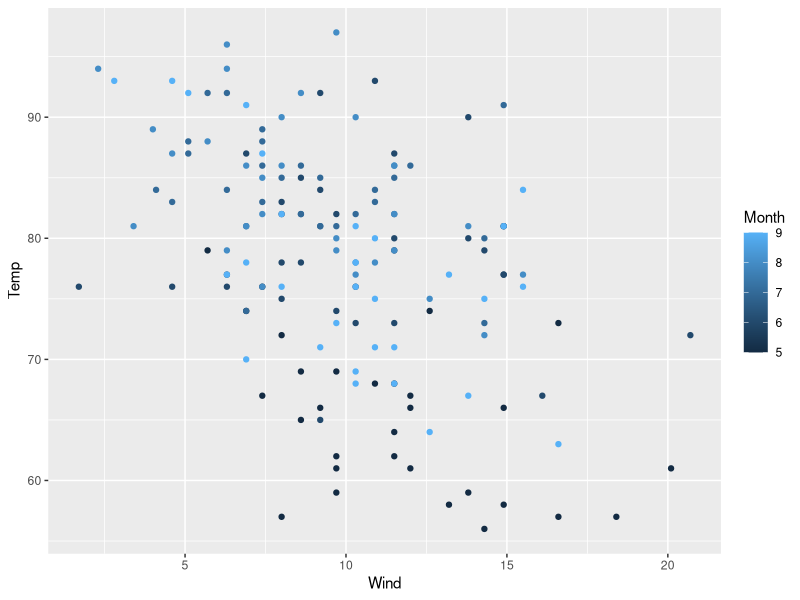
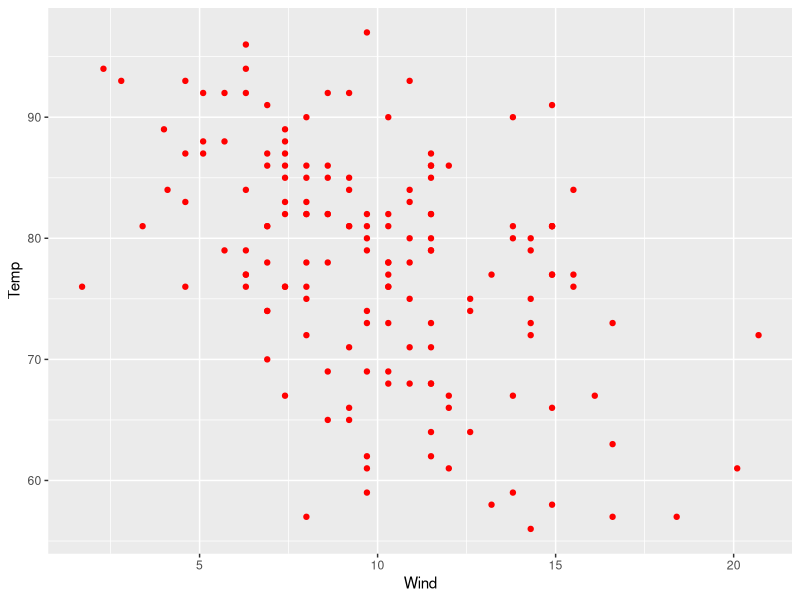
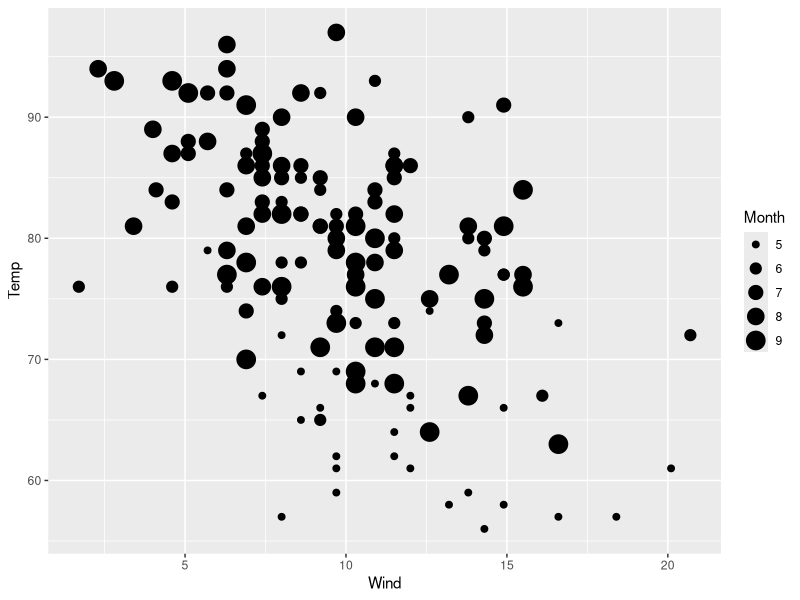
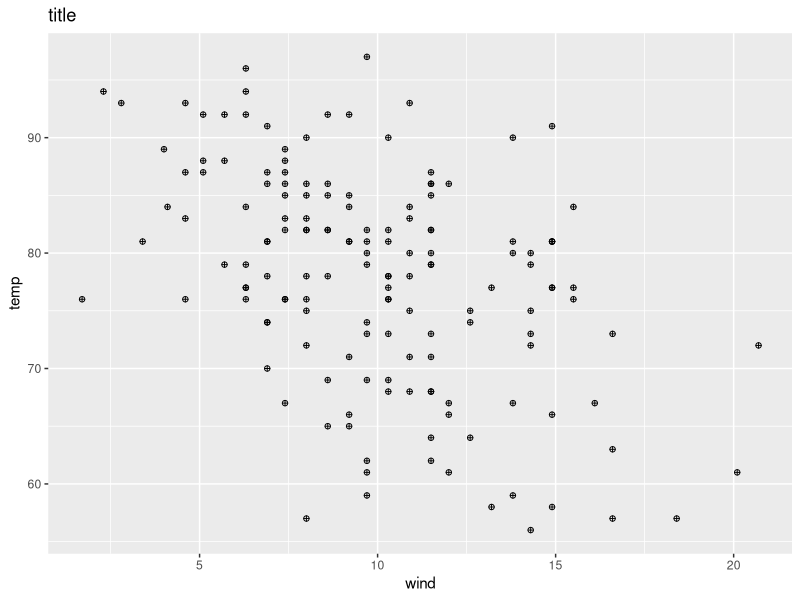
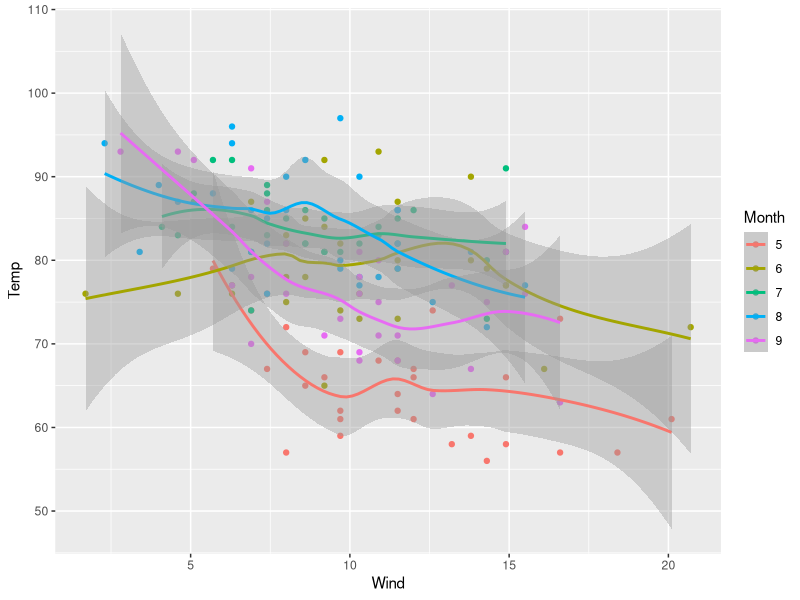
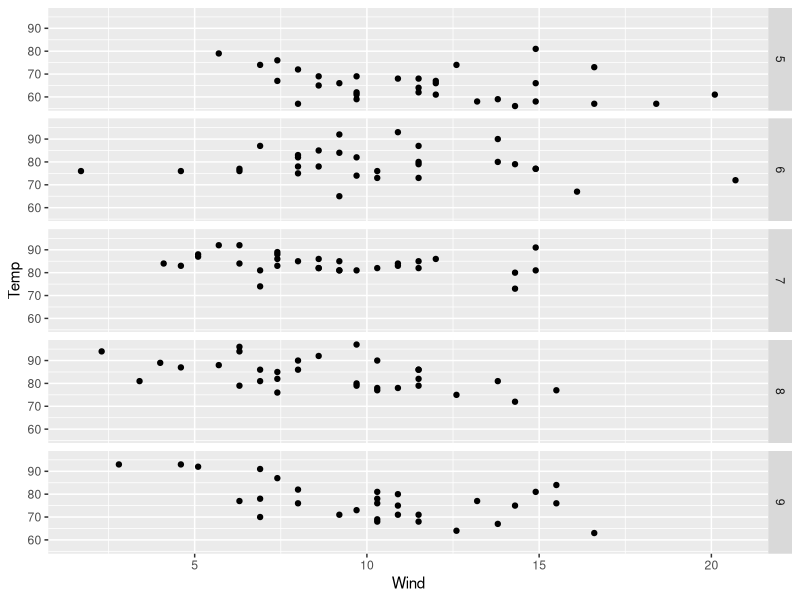
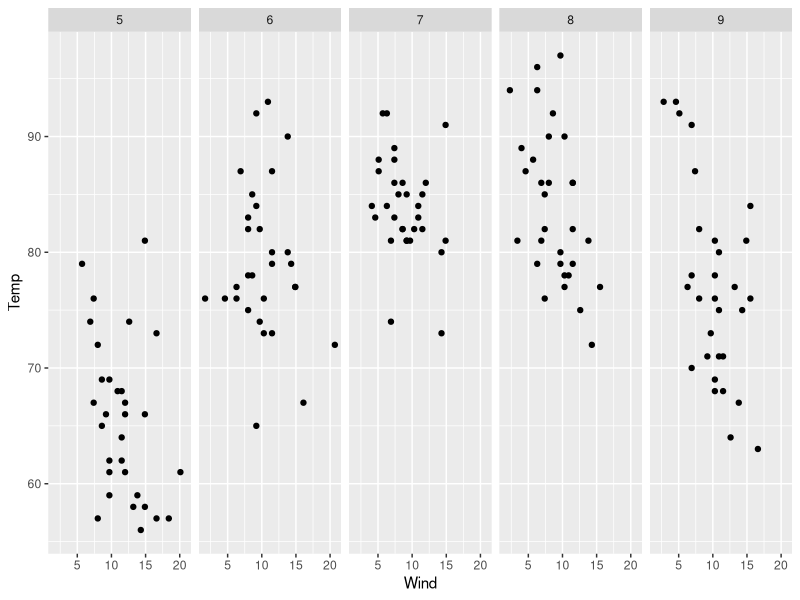
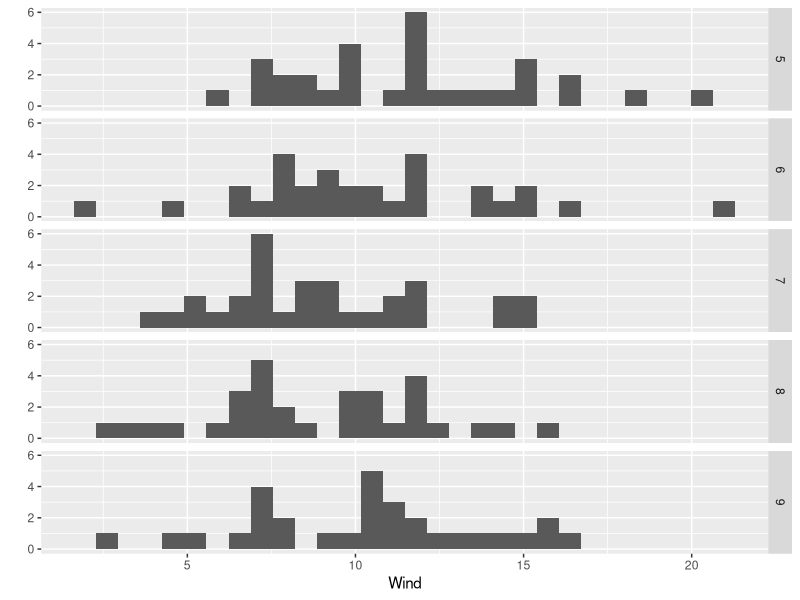

The R script that drew these images, in order:
library(ggplot2)
qplot(Wind,Temp,data=airquality,color=Month)
airquality$Month <- factor(airquality$Month)
qplot(Wind,Temp,data=airquality,color=I("red"))
qplot(Wind,Temp,data=airquality,size=Month)
qplot(Wind,Temp,data=airquality,shape=I(10),xlab="wind",ylab="temp",main="title")
qplot(Wind,Temp,data=airquality,geom=c("point","smooth"),color=Month)
qplot(Wind,Temp,data=airquality,facets = Month ~.)
qplot(Wind,Temp,data=airquality,facets = .~Month)
qplot(Wind,data=airquality,facets = Month ~.)
qplot(Wind,data=airquality,fill=Month)
qplot(Wind,data=airquality,geom="density")
qplot(Wind,data=airquality,geom="density",color=Month)
qplot(Wind,data=airquality,geom="dotplot")
